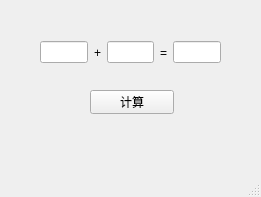
<?xml version="1.0" encoding="UTF-8"?>
<ui version="4.0">
 <class>MainWindow</class>
 <widget class="QMainWindow" name="MainWindow">
  <property name="geometry">
   <rect>
    <x>0</x>
    <y>0</y>
    <width>261</width>
    <height>197</height>
   </rect>
  </property>
  <property name="windowTitle">
   <string>MainWindow</string>
  </property>
  <widget class="QWidget" name="centralwidget">
   <widget class="QPushButton" name="pushButton">
    <property name="geometry">
     <rect>
      <x>90</x>
      <y>90</y>
      <width>84</width>
      <height>24</height>
     </rect>
    </property>
    <property name="text">
     <string>计算</string>
    </property>
   </widget>
   <widget class="QWidget" name="layoutWidget">
    <property name="geometry">
     <rect>
      <x>40</x>
      <y>40</y>
      <width>181</width>
      <height>25</height>
     </rect>
    </property>
    <layout class="QHBoxLayout" name="horizontalLayout">
     <item>
      <widget class="QLineEdit" name="LE1"/>
     </item>
     <item>
      <widget class="QLabel" name="label">
       <property name="text">
        <string>+</string>
       </property>
      </widget>
     </item>
     <item>
      <widget class="QLineEdit" name="LE2"/>
     </item>
     <item>
      <widget class="QLabel" name="label_2">
       <property name="text">
        <string>=</string>
       </property>
      </widget>
     </item>
     <item>
      <widget class="QLineEdit" name="LE3"/>
     </item>
    </layout>
   </widget>
  </widget>
  <widget class="QMenuBar" name="menubar">
   <property name="geometry">
    <rect>
     <x>0</x>
     <y>0</y>
     <width>261</width>
     <height>25</height>
    </rect>
   </property>
  </widget>
  <widget class="QStatusBar" name="statusbar"/>
 </widget>
 <resources/>
 <connections/>
</ui>
